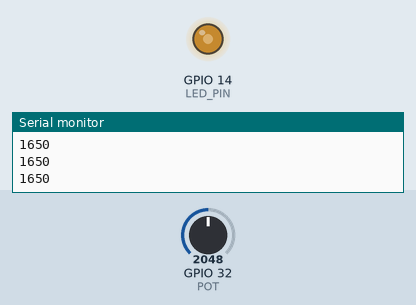
The sketch below on a simulated ESP32. Shown: output pins drawn as LEDs (lit = HIGH), the last lines printed to the serial monitor. The test bench sets the inputs (shaded band); at power-on: GPIO 32 (POT) = 2048.

Above: at 1.2 s.
1.3 s: GPIO 32 (POT) set to 2866
At 1.9 s:
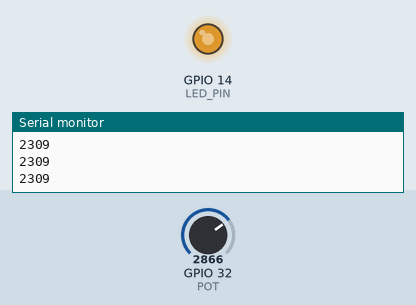
2.8 s: GPIO 32 (POT) set to 3603
At 4.0 s:
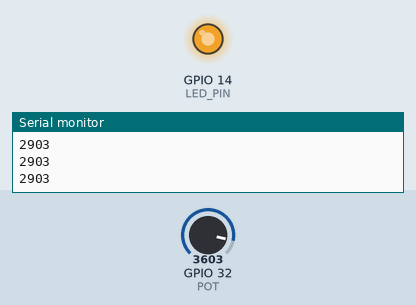
4.3 s: GPIO 32 (POT) set to 491
At 5.5 s:
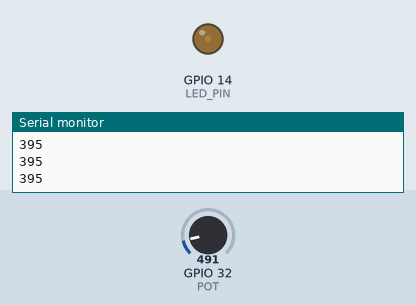
5.8 s: GPIO 32 (POT) set to 0
At 6.5 s:
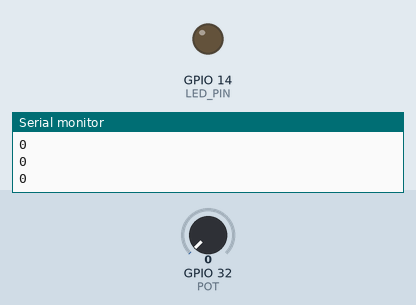
7.3 s: GPIO 32 (POT) set to 2047
At 7.6 s:
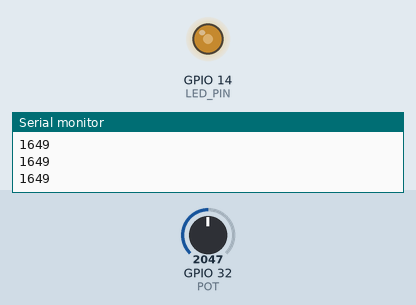
Timing chart, 0 to 9.8 s (numbered marks = the images above; inputs shaded):
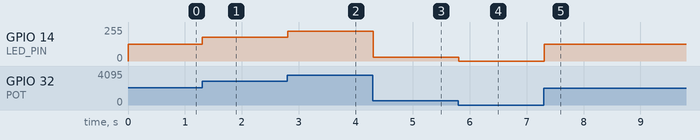

The sketch:

4.1.2.ino
```cpp
int POT = 32;


#define LEDC_CHANNEL 0
#define LEDC_RESOLUTION_BITS 10
#define LEDC_RESOLUTION  ((1<<LEDC_RESOLUTION_BITS)-1)
#define LED_PIN 14
#define LEDC_FREQ_HZ 5000

void ledcAnalogWrite(uint8_t channel, uint32_t value, uint32_t valueMax = 255) {
  uint32_t duty_cycle =  LEDC_RESOLUTION * min(value, valueMax) / valueMax;
  ledcWrite(channel, duty_cycle);  // write duty to LEDC
}
void setup() {
  // put your setup code here, to run once:
  ledcSetup(LEDC_CHANNEL, LEDC_FREQ_HZ, LEDC_RESOLUTION_BITS);
  ledcAttachPin(LED_PIN, LEDC_CHANNEL);
  Serial.begin(9600);
}

void loop() {
  // put your main code here, to run repeatedly:
  uint32_t mV = map(analogRead(POT), 0, 4095, 0, 3300);
  Serial.println(mV);

  int duty = map(mV, 0, 3300, 0, 255);
  ledcAnalogWrite(LEDC_CHANNEL, duty);
}
```

Measured:
- after the input at 1.3 s, GPIO 14 (LED_PIN): 127/255 → 178/255 at once
- after the input at 2.8 s, GPIO 14 (LED_PIN): 178/255 → 224/255 at once
- after the input at 4.3 s, GPIO 14 (LED_PIN): 224/255 → 30/255 at once
- after the input at 5.8 s, GPIO 14 (LED_PIN): 30/255 → 0/255 at once
- after the input at 7.3 s, GPIO 14 (LED_PIN): 0/255 → 127/255 at once
